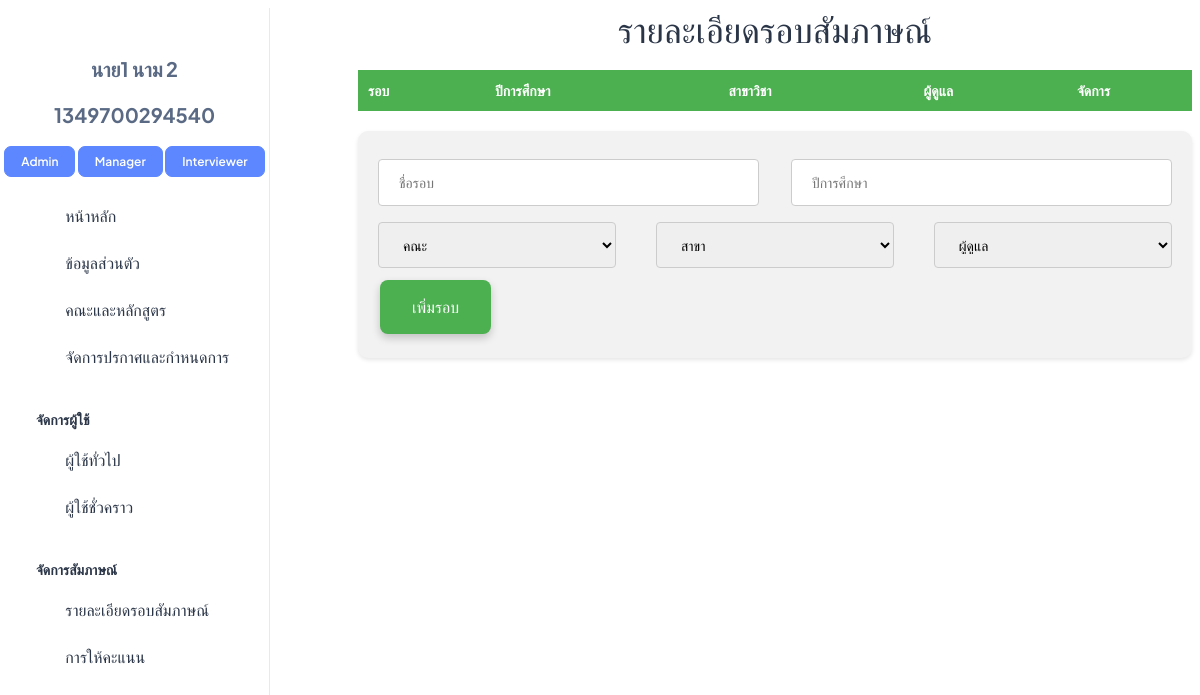
/Interview (signed in), run on the app's committed database.
### interview/models.py (models this page shows, shortened)
class User(AbstractBaseUser, PermissionsMixin):
    email = models.EmailField(unique=True)
    username = models.CharField(max_length=30, unique=True)
    first_name = models.CharField(max_length=100)
    last_name = models.CharField(max_length=100)
    gender = models.CharField(max_length=20)
    address = models.CharField(max_length=400)
    postcode = models.CharField(max_length=20)
    phone_number = models.CharField(max_length=10)
    citizen_id = models.CharField(max_length=13,unique=True)
    birth_date = models.DateField(blank=True,null=True)
    date_joined = models.DateTimeField(default=timezone.now)
    is_active = models.BooleanField(default=True)
    is_staff = models.BooleanField(default=False)
    objects = CustomUserManager()
    USERNAME_FIELD = 'username'  # แก้ให้ USERNAME_FIELD เป็น 'email' แทน
    EMAIL_FIELD = 'email'  # แก้ให้ EMAIL_FIELD เป็น 'email' แทน
    REQUIRED_FIELDS = ['email']  # ไม่ต้องระบุใน REQUIRED_FIELDS แล้ว

class Role(models.Model):
    DEFAULT_ROLES = ['Admin', 'Manager','Interviewer', 'Student']
    name = models.CharField(max_length=50, default=DEFAULT_ROLES[0], choices=[(role, role) for role in DEFAULT_ROLES])
    users = models.ManyToManyField(User, related_name='roles', blank=True)
    TemporaryUser = models.ManyToManyField(TemporaryUser, related_name='roles', blank=True)

### interview/views.py (the view)
# urls.py: path('Interview',Interview, name='Interview'),
@login_required
@user_passes_test(is_admin)
def Interview(request):
    Manager_roles = Role.objects.get(name="Manager")
    context = {
        "rounds" : Round.objects.all(),
        "Manager" : Manager_roles.users.all(),
        "faculty_all" : Faculty.objects.all(),
        "major_all" : Major.objects.all(),
    }
    return render(request,'admin/Interview.html',context)

### interview/models.py (called while the page is built)
    def __str__(self) -> str:
        return f"{self.faculty}"

    def __str__(self) -> str:
        return f"{self.major}"

### interview/views.py (called while the page is built)
def is_admin(user):
    if isinstance(user, User):
        return user.roles.filter(name='Admin').exists()
    else:
        return False

### interview/templates/admin/Interview.html (shortened to what this page needs)
{% extends 'admin/base/n_base.html' %}
{% block topic %}
<h1 class="text-3xl text-gray-100 mt-2 text-center">รายละเอียดรอบสัมภาษณ์</h1>
{% endblock %}
{% block content %}
<div class="pt-14 px-2">
  <table style="width: 100%; border-collapse: collapse; margin: 20px 0;">
    <thead>
        <tr>
            <th style="background-color: #4CAF50; color: white; padding: 10px;">รอบ</th>
            <th style="background-color: #4CAF50; color: white; padding: 10px;">ปีการศึกษา</th>
            <th style="background-color: #4CAF50; color: white; padding: 10px;">สาขาวิชา</th>
            <th style="background-color: #4CAF50; color: white; padding: 10px;">ผู้ดูแล</th>
            <th style="background-color: #4CAF50; color: white; padding: 10px; width: 15%;">จัดการ</th>
        </tr>
    </thead>
</table>
<form action="/add_InterviewRound" method="post" style="background-color: #f2f2f2; padding: 20px; border-radius: 10px; box-shadow: 0 2px 4px rgba(0,0,0,0.1); margin-top: 20px;">
  <div style="display: flex; justify-content: space-between;">
    <input type="text" name="round_name" id="round_name" placeholder="ชื่อรอบ" style="width: 48%; padding: 12px 20px; margin: 8px 0; display: inline-block; border: 1px solid #ccc; border-radius: 4px; box-sizing: border-box;">
    <input type="text" name="academic_year" id="academic_year" placeholder="ปีการศึกษา" style="width: 48%; padding: 12px 20px; margin: 8px 0; display: inline-block; border: 1px solid #ccc; border-radius: 4px; box-sizing: border-box;">
  </div>
  <div style="display: flex; justify-content: space-between;">
    <select name="faculty" style="width: 30%; padding: 12px 20px; margin: 8px 0; display: inline-block; border: 1px solid #ccc; border-radius: 4px; box-sizing: border-box;">
        <option value="">คณะ</option>
    </select>
    <select name="major" id="majorSelect" style="width: 30%; padding: 12px 20px; margin: 8px 0; display: inline-block; border: 1px solid #ccc; border-radius: 4px; box-sizing: border-box;">
        <option>สาขา</option>
    </select>
    <select name="manager_name" id="manager_name" style="width: 30%; padding: 12px 20px; margin: 8px 0; display: inline-block; border: 1px solid #ccc; border-radius: 4px; box-sizing: border-box;">
        <option>ผู้ดูแล</option>
    </select>
  </div>
  <button type="submit" style="background-color: #4CAF50; color: white; padding: 15px 32px; text-align: center; text-decoration: none; display: inline-block; font-size: 16px; margin: 4px 2px; cursor: pointer; border: none; border-radius: 8px; box-shadow: 0 4px 8px rgba(0,0,0,0.2); transition-duration: 0.4s;">เพิ่มรอบ</button>
</form>
{% endblock %}

### interview/templates/admin/base/n_sidebar.html (shortened to what this page needs)
<!DOCTYPE html>
<html lang="en">
    <head>
        {% load static %}
        <link rel="stylesheet" href="{% static 'css/styles.min.css' %}" />
      </head>
<body>
<aside class="left-sidebar position-fixed">
    <div>
        {% if user.is_authenticated %}
        <a href="{% url 'log_out' %}">
            <i class="ti ti-logout fs-8 text-danger"style="display: block; text-align: center;"></i>
        </a>
        <p class="text-center pt-3 fw-bolder fs-6 text-muted">{{ user.first_name }} {{ user.last_name }}</p>
        <p class="text-center fw-bolder fs-6 text-muted">{{ user.citizen_id }}</p>
        <div class="text-center">
            {% for role in user.roles.all %}
                {% if role.name == 'Admin' %}
                <a href="{% url 'Admin_page' %}" class="btn btn-primary fs-2 fw-semibold lh-sm">Admin</a>
                {% endif %}
                {% if role.name == 'Manager' %}
                <a href="{% url 'Manager_page' %}" class="btn btn-primary fs-2 fw-semibold lh-sm">Manager</a>
                {% endif %}
                {% if role.name == 'Interviewer' %}
                <a href="{% url 'Interviewer_page' %}" class="btn btn-primary fs-2 fw-semibold lh-sm">Interviewer</a>
                {% endif %}
            {% endfor %}
        </div>
        {% endif %}
      </div>
      <nav class="sidebar-nav scroll-sidebar" data-simplebar="">
        <ul id="sidebarnav">
          <li class="sidebar-item mt-3">
            <a class="sidebar-link" href="{% url 'Admin_page'%}" aria-expanded="false">
              <span>
                <i class="ti ti-home"></i>
              </span>
              <span class="hide-menu fs-4">หน้าหลัก</span>
            </a>
          </li>
          <li class="sidebar-item">
            <a class="sidebar-link" href="{% url 'profile'%}" aria-expanded="false">
              <span>
                <i class="ti ti-user-circle"></i>
              </span>
              <span class="hide-menu fs-4">ข้อมูลส่วนตัว</span>
            </a>
          </li>
          <li class="sidebar-item">
            <a class="sidebar-link" href="{% url 'FacultyMajor'%}" aria-expanded="false">
              <span>
                <i class="ti ti-book"></i>
              </span>
              <span class="hide-menu fs-4">คณะและหลักสูตร</span>
            </a>
          </li>
          <li class="sidebar-item">
            <a class="sidebar-link" href="{% url 'Announcement'%}" aria-expanded="false">
              <span>
                <i class="ti ti-book"></i>
              </span>
              <span class="hide-menu fs-4">จัดการปรกาศและกำหนดการ</span>
            </a>
          </li>
          <li class="nav-small-cap">
            <span class="hide-menu fs-3">จัดการผู้ใช้</span>
          </li>
          <li class="sidebar-item">
            <a class="sidebar-link" href="{% url 'User'%}" aria-expanded="false">
              <span>
                <i class="ti ti-user-check"></i>
              </span>
              <span class="hide-menu fs-4">ผู้ใช้ทั่วไป</span>
            </a>
          </li>
          <li class="sidebar-item">
            <a class="sidebar-link" href="{% url 'TemporaryUser'%}" aria-expanded="false">
              <span>
                <i class="ti ti-user-x"></i>
              </span>
              <span class="hide-menu fs-4">ผู้ใช้ชั่วคราว</span>
            </a>
          </li>
          <li class="nav-small-cap">
            <span class="hide-menu fs-3">จัดการสัมภาษณ์</span>
          </li>
          <li class="sidebar-item">
            <a class="sidebar-link" href="{% url 'Interview'%}" aria-expanded="false">
              <span>
                <i class="ti ti-clipboard-text"></i>
              </span>
              <span class="hide-menu fs-4">รายละเอียดรอบสัมภาษณ์</span>
            </a>
          </li>
          <li class="sidebar-item">
            <a class="sidebar-link" href="{% url 'Score'%}" aria-expanded="false">
              <span>
                <i class="ti ti-clipboard-check"></i>
              </span>
              <span class="hide-menu fs-4">การให้คะแนน</span>
            </a>
          </li>
        </ul>
      </nav>
  </aside>
</body>
</html>

### data on the page
User: first_name "นาย1", last_name "นาม 2", citizen_id "1349700294540"
Role: name "Admin"
Role: name "Manager"
Role: name "Interviewer"
